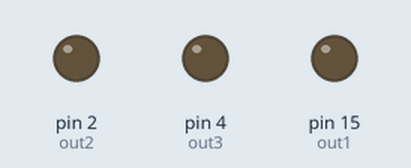
This program was run on a simulated Arduino Uno, built with avr-gcc and run on an emulated ATmega328P. On the bench: output pins drawn as LEDs (lit = HIGH).

Above: at 0.1 s.
At 0.7 s:
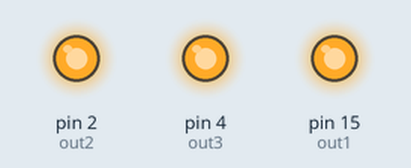
At 1.3 s:
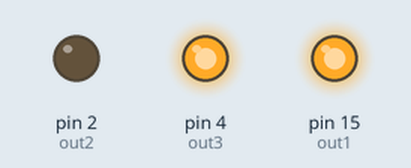
At 2.71 s:
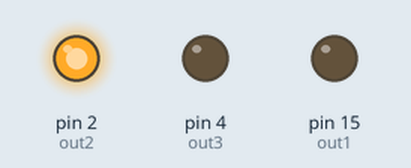
Timing chart, 0 to 3.0 s (numbered marks = the images above):
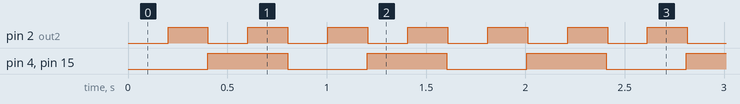

Measured:
- by itself, pin 2 (out2): alternates HIGH for 0.20 s and LOW for 0.20 s
- by itself, pin 4 (out3), pin 15 (out1): alternates HIGH for 0.40 s and LOW for 0.40 s

The program:

main.cpp
```cpp
#include <Arduino.h>

//=============================================================================================================
//Mapeamento de Hardware

#define out1 15
#define out2 2
#define out3 4

//=============================================================================================================
//Declaração de variáveis

int long time_out1 = 400;
int long time_save_out1 = 0;
int long time_out2 = 200;
int long time_save_out2 = 0;
int long time_out3 = 400;
int long time_save_out3 = 0;

//=============================================================================================================
//Inicialição

void setup() {
  pinMode(out1, OUTPUT);
  pinMode(out2, OUTPUT);
  pinMode(out3, OUTPUT);

  digitalWrite(out1, LOW);
  digitalWrite(out2, LOW);
  digitalWrite(out3, LOW);


}

//=============================================================================================================
//Loop

void loop() {

  if(millis()-time_save_out1>time_out1){
    digitalWrite(out1, !digitalRead(out1));
    time_save_out1 = millis();

  }

  if(millis()-time_save_out2>time_out2){
    digitalWrite(out2, !digitalRead(out2));
    time_save_out2 = millis();

  }

  if(millis()-time_save_out3>time_out3){
    digitalWrite(out3, !digitalRead(out3));
    time_save_out3 = millis();

  }

}
```
